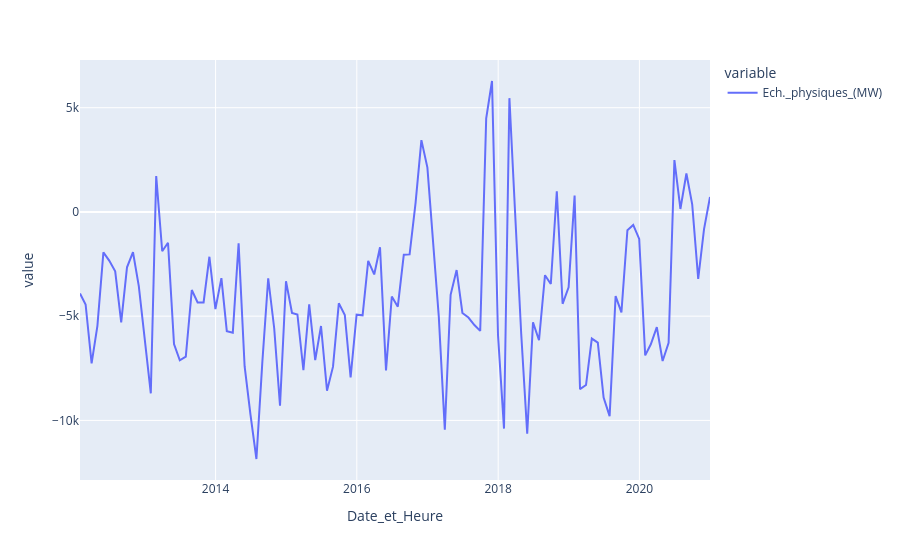

The cell this chart's notebook holds for it:
### Code cell
# solde net des échanges
df_echange = df_echange.resample('ME').asfreq()

df_echange.plot()
